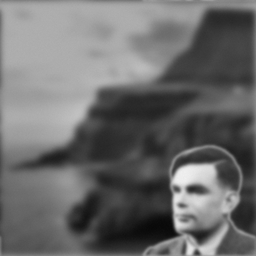
#> input picture DFB_artificial_dataset/im9_blurry.bmp, 256 x 256 px, shrunk from 512 x 512 before the run
$ python Deconvolution_3Planes.py
#> lines starting #> are read from the running program, lines starting #| are printed output that depends on the picture; after the words box and inside, x2 and y2 are one past the last pixel; in counts of white or black regions, pixels touching at a corner belong together; long printed decimals are rounded
### nt_toolbox/signal.py
import numpy as np
import pylab
import matplotlib.image as mpimg
import matplotlib.pyplot as plt
from scipy import ndimage
# signal.py: TODO: try to not make use of transform.resize
from skimage import transform

from . import general as nt

#from nt_toolbox.general import *

# [50 lines left out: functions bilinear_interpolate, cconv, div, not called in this run]

def gaussian_blur(f, sigma):

    """ gaussian_blur - gaussian blurs an image
    %
    %   M = perform_blurring(M, sigma, options);
    %
    %   M is the original data
    %   sigma is the std of the Gaussian blur (in pixels)
    %
    %   Copyright (c) 2007 Gabriel Peyre
    """
    if sigma<0:
        return;
    if sigma==0:
        return f;
    n = max(f.shape);
    t = np.concatenate( (np.arange(0,n/2+1), np.arange(-n/2,-1)) )
    [Y,X] = np.meshgrid(t,t)
    h = np.exp( -(X**2+Y**2)/(2.0*float(sigma)**2) )
    h = h/np.sum(h)
    return np.real( pylab.ifft2(pylab.fft2(f) * pylab.fft2(h)) )

# [10 lines left out: function grad, not called in this run]

def imageplot(f, str='', sbpt=[]):
    """
        Use nearest neighbor interpolation for the display.
    """
    if sbpt != []:
        plt.subplot(sbpt[0], sbpt[1], sbpt[2])
    imgplot = plt.imshow(f, interpolation='nearest')
    imgplot.set_cmap('gray')
    pylab.axis('off')
    if str != '':
        plt.title(str)

def load_image(name, n=-1, flatten=1, resc=1, grayscale=1):
    """
        Load an image from a file, rescale its dynamic to [0,1], turn it into a grayscale image
        and resize it to size n x n.
    """
#> called with name = 'DFB_artificial_dataset/im9_blurry.bmp', n = -1, flatten = 1, resc = 1, grayscale = 1
    f = plt.imread(name)
#> f is the input picture: shape (256, 256); min 8, max 240, mean 107.2
    # turn into normalized grayscale image
    if grayscale == 1:
        if (flatten==1) and np.ndim(f)>2:
            f = np.sum(f, axis=2)
    if resc==1:
        f = nt.rescale(f)
    # change the size of the image
    if n > 0:
        if np.ndim(f)==2:
            f = transform.resize(f, [n, n], 1)
        elif np.ndim(f)==3:
            f = transform.resize(f, [n, n, f.shape[2]], 1)
    return f

# [187 lines left out: functions perform_wavortho_transf, plot_wavelet, psnr, snr, subsampling, upsampling and 1 more, not called in this run]

### nt_toolbox/general.py
import numpy as np
import pylab
import matplotlib.image as mpimg
import matplotlib.pyplot as plt
from scipy import ndimage
# general.py TODO: try to not make use of transform.resize
from skimage import transform ## commented


# [51 lines left out: functions crop, circshift, circshift1d, clamp, not called in this run]

def rescale(f,a=0,b=1):
    """
        Rescale linearly the dynamic of a vector to fit within a range [a,b]
    """
#> called with a = 0, b = 1
    v = f.max() - f.min()
#> v = 232
    g = (f - f.min()).copy()
    if v > 0:
        g = g / v
    return a + g*(b-a)

# [5 lines left out: function reverse, not called in this run]

### nt_toolbox/perform_wavelet_transf.py
import numpy as np

def perform_wavelet_transf(f, Jmin, dir, filter = "9-7",separable = 0, ti = 0):

    """""
    perform_wavelet_transf - peform fast lifting transform

    y = perform_wavelet_transf(x, Jmin, dir, filter = "9-7",separable = 0, ti = 0);

    Implement 1D and 2D symmetric wavelets with symmetric boundary treatements, using
    a lifting implementation.

    filter gives the coefficients of the lifting filter.
    You can use h='linear' or h='7-9' to select automatically biorthogonal
    transform with 2 and 4 vanishing moments.

    You can set ti=1 to compute a translation invariant wavelet transform.

    You can set separable=1 to compute a separable 2D wavelet
    transform.

    Copyright (c) 2008 Gabriel Peyre
    """

    #copy f
    x = np.copy(f)

    #convert Jmin to int
    Jmin = int(Jmin)

    # detect dimensionality
    d = np.ndim(x)
    # P/U/P/U/etc the last coefficient is scaling
    if filter in ["linear","5-3"]:
        h = [1/2, 1/4, np.sqrt(2)]

    elif filter in ["9-7","7-9"]:
        h = [1.586134342, -.05298011854, -.8829110762, .4435068522, 1.149604398]

    else:
        raise ValueError('Unknown filter')

    if d == 2 and separable == 1:
        ti = 0
        if ti == 1:
            wrn.warning("Separable does not works for translation invariant transform")

        # perform a separable wavelet transform
        n = np.shape(x)[0]
        if dir == 1:
            for i in range(n):
                x[:,i] = perform_wavelet_transf(x[:,i], Jmin, dir, filter, separable, ti)
            for i in range(n):
                x[i,:] = np.transpose(perform_wavelet_transf(np.transpose(x[i,:]), Jmin, dir, filter, separable, ti))
        else:
            for i in range(n):
                x[i,:] = np.transpose(perform_wavelet_transf(np.transpose(x[i,:]), Jmin, dir, filter, separable, ti))
            for i in range(n):
                x[:,i] = perform_wavelet_transf(x[:,i], Jmin, dir, filter, separable, ti)


    # number of lifting steps
    if np.ndim(x) == 1:
        n = len(x)
    else:
        n = np.shape(x)[1]
    m = (len(h)-1)//2
    Jmax = int(np.log2(n)-1)
    jlist = range(Jmax,Jmin-1,-1)

    if dir == -1:
        jlist = range(Jmin,Jmax+1,1)

    if ti == 0:
        # subsampled
        for j in jlist:
            if d == 1:
                x[:2**(j+1),:] = lifting_step(x[:2**(j+1)], h, dir)
            else:
                x[:2**(j+1),:2**(j+1)] = lifting_step(x[:2**(j+1),:2**(j+1)], h, dir)
                x[:2**(j+1),:2**(j+1)] = np.transpose(lifting_step(np.transpose(x[:2**(j+1),:2**(j+1)]), h, dir))

    else:
        # TI
        nJ = Jmax - Jmin + 1
        if dir == 1 and d == 1:
            x = np.tile(x,(nJ + 1,1,1))
        elif dir == 1 and d == 2:
            x = np.tile(x,(3*nJ + 1,1,1))
        #elif dir == 1:
        #    x = np.tile(x,(1,1,1))
        for j in jlist:
            dist = 2**(Jmax - j)

            if d == 1:
                if dir == 1:
                    x[:(j-Jmin+2),:,:] = lifting_step_ti(x[0,:,:], h, dir, dist)
                else:
                    x[0,:,:] = lifting_step_ti(x[:(j-Jmin+2),:,:], h, dir, dist)
            else:
                dj = 3*(j-Jmin)

                if dir == 1:
                    x[[0,dj+1],:,:] = lifting_step_ti(x[0,:,:], h, dir, dist)

                    x[[0,dj+2],:,:] = lifting_step_ti(np.transpose(x[0,:,:]), h, dir, dist)
                    x[0,:,:] = np.transpose(x[0,:,:])
                    x[dj+2,:,:] = np.transpose(x[dj+2,:,:])

                    x[[1+dj,3+dj],:,:] = lifting_step_ti(np.transpose(x[dj+1,:,:]), h, dir, dist)
                    x[dj+1,:,:] = np.transpose(x[dj+1,:,:])
                    x[dj+3,:,:] = np.transpose(x[dj+3,:,:])
                else:

                    x[dj+1,:,:] = np.transpose(x[dj+1,:,:])
                    x[dj+3,:,:] = np.transpose(x[dj+3,:,:])

                    x[dj+1,:,:] = np.transpose(lifting_step_ti(x[[1+dj, 3+dj],:,:], h, dir, dist))

                    x[0,:,:] = np.transpose(x[0,:,:])
                    x[dj+2,:,:] = np.transpose(x[dj+2,:,:])
                    x[0,:,:] = np.transpose(lifting_step_ti(x[[0,dj+2],:,:], h, dir, dist))

                    x[0,:,:] = lifting_step_ti(x[[0,dj+1],:,:], h, dir, dist)

        if dir == -1:
            x = x[0,:,:]

    return x

###########################################################################
###########################################################################
###########################################################################

# [32 lines left out: function lifting_step, not called in this run]

###########################################################################
###########################################################################
###########################################################################
def lifting_step_ti(x0, h, dir, dist):

    #copy x
    x = np.copy(x0)

    # number of lifting steps
    m = (len(h) - 1)//2
    n = np.shape(x[0])[0]

    s1 = np.arange(1, n+1) + dist
    s2 = np.arange(1, n+1) - dist

    # boundary conditions
    s1[s1 > n] = 2*n - s1[s1 > n]
    s1[s1 < 1] = 2   - s1[s1 < 1]

    s2[s2 > n] = 2*n - s2[s2 > n]
    s2[s2 < 1] = 2   - s2[s2 < 1]

    #indices in python start from 0
    s1 = s1 - 1
    s2 = s2 - 1

    if dir == 1:
        # split
        d = x
        for i in range(m):
            if np.ndim(x) == 2 :
                x = np.tile(x,(1,1,1))
            d = d - h[2*i]   * (x[:,s1,:] + x[:,s2,:])
            x = x + h[2*i+1] * (d[:,s1,:] + d[:,s2,:])

        #merge
        x = np.concatenate((x*h[-1],d/h[-1]))

    else:
        # retrieve detail coefs

        d = x[1,:,:]*h[-1]
        x = x[0,:,:]/h[-1]

        for i in range(m,0,-1):
            x = x - h[2*i-1] * (d[s1,:] + d[s2,:])
            d = d + h[2*i-2] * (x[s1,:] + x[s2,:])

        # merge
        x = (x + d)/2

    return x

### Deconvolution_3Planes.py
import numpy as np
import matplotlib.pyplot as plt
import pywt
import pylab

from nt_toolbox.general import *
from nt_toolbox.signal import *
from nt_toolbox.perform_wavelet_transf import *

import cvxpy as cp
"""
    Load an image and solve the inverse problem
"""

def SSD(x,y):
    """ Sum of square differences """
    return np.sum((x-y)**2)

def L1L2(fSpars):
	#Blind Deconvolution Using a Normalized Sparsity Measure by Krishnan, Tay and Fergus
	#L1/L2
    Grad = lambda f: (np.abs(f[:,0:-1]-f[:,1:]), np.abs(f[0:-1,:]-f[1:,:]))
    G = Grad(fSpars)#gradient of the image solution along x and y
    L1 = np.sum(np.abs(G[0]))+np.sum(np.abs(G[1]))
    L2 = np.sqrt(np.sum(G[0]**2)+np.sum(G[1]**2))

    return L1/L2

def BlurredLaplacian(f,r):
    k = np.zeros(f.shape)
    k[0,0] = -4; k[0,-1] = 1; k[-1,0] = 1; k[0,1] = 1; k[1,0] = 1;
    k = gaussian_blur(k,r)
    return np.real( pylab.ifft2(pylab.fft2(f) * pylab.fft2(k)) )

# [16 lines left out: functions correlation_transform, whiteness, not called in this run]

def deconvolution(f0, kernel, scale, options, lmbd=0.01):

    if scale==0:
        return f0

    # define wavelet transform and inverse wavelet transform functions
    PsiS = lambda f: perform_wavelet_transf(f,3, +1, ti=1)
    Psi  = lambda a:  perform_wavelet_transf(a,3, -1,ti=1)

    #define the soft threshold function applied in the wavelet domain for the optimization
    SoftThresh = lambda x,T: np.multiply(x,np.maximum(0, 1-np.divide(T,np.maximum(np.abs(x),1e-10))))
    SoftThreshPsi = lambda f,T: Psi(SoftThresh(PsiS(f), T))

    #the linear blur operation
    Phi = lambda x: kernel(x, scale)

    #optimization
    #lmbd = 0.01
    tau = 1.5
    niter = 50
    a = PsiS(f0)
    for iter in range(niter):
        #if(options['verbose']): print(cost(f0, Psi(a), Phi))

        #gradient step
        a = np.add(a, tau*PsiS(Phi(f0-Phi(Psi(a)))))
        #soft-threshold step
        a = SoftThresh(a, lmbd*tau )

    return Psi(a)

def deconvolution_3Planes(f0, kernel, C, scales, options, lmbd=0.01):
    fs0 = deconvolution(f0, kernel, scales[0], options, lmbd)
    fs1 = deconvolution(f0, kernel, scales[1], options, lmbd)
    fs2 = deconvolution(f0, kernel, scales[2], options, lmbd)

    fs = np.zeros(f0.shape)
    fs[C==0] = fs0[C==0]
    fs[C==1] = fs0[C==1]
    fs[C==2] = fs0[C==2]

    return fs

# [111 lines left out: functions deconvolution_3PlanesDecoupled, deconvolution_3PlanesFull, deconvolution_adaptativeLambda, not called in this run]

def deconvolution_unknown_scale(f0, kernel, options):
    scales = np.array([0,1,4])

    J = np.zeros(scales.shape)

    '''
    #first version
    for i, scale in enumerate(scales):
        #test ith scale
        fSpars = deconvolution(f, kernel, scale, options)
        J[i] = L1L2(fSpars)


        if(options['verbose']): print('Cost for scale %f : %f' % (scale, J[i]))

    #show J results
    if(options['verbose']):
        plt.figure()
        plt.plot(scales,J,'o')
        plt.title('$L_1/L_2$ cost')
        plt.xlabel('$\sigma$')
        plt.ylabel('$L_1/L_2( I(\sigma) )$')
        plt.show()
    '''

    for i,scale in enumerate(scales):
        fL = BlurredLaplacian(f0, scale)
        '''if np.abs(scale-1.012)<0.01 or np.abs(scale-2.8)<0.1:
            imageplot(fL)
            plt.show()'''
        J[i] = L1L2(fL)
#> this loop made 3 passes
#> (L1 in L1L2, L2 in L1L2) on passes 1 to 3: (2755.4, 9.76), (619.6, 2.93), (47.06, 0.253)
#> pass 1, in deconvolution_unknown_scale, `fL = BlurredLaplacian(f0, scale)`:
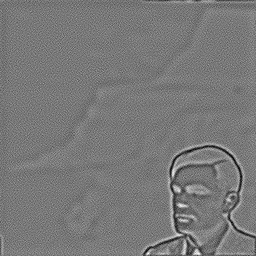
#> fL: shape (256, 256) float64; min -0.164, max 0.181, mean 2.71e-20; drawn with min black and max white
#> after the loop, J = [282.4, 211.3, 186.4]

    #optimal scale
    scale = scales[np.argmin(J)]
#> scale = 4
    if(options['verbose']): print('Optimal scale : %f' % scale)
#| Optimal scale : 4.000

    #fSpars = deconvolution(f, kernel, scale, options)

    return 0,scale

# [8 lines left out: function circular_blur, not called in this run]


f0 = load_image("DFB_artificial_dataset/im9_blurry.bmp")

options = {}
options['verbose'] = True

_,S = deconvolution_unknown_scale(f0, gaussian_blur, options)
#> S = 4
print(S)
#| 4

rSize = 40

fM = np.mean(f0)
#> fM = 0.428
f0_ = np.vstack((fM*np.ones((rSize,f0.shape[1])), f0, fM*np.ones((rSize,f0.shape[1]))))
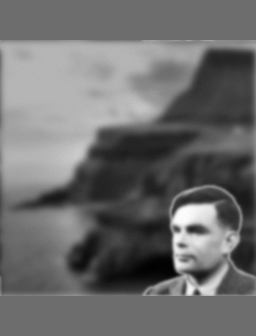
#> f0_: shape (336, 256) float64; min 0, max 1, mean 0.428
f0_ = np.hstack((fM*np.ones((f0.shape[0]+2*rSize,rSize)), f0_, fM*np.ones((f0.shape[0]+2*rSize,rSize))))
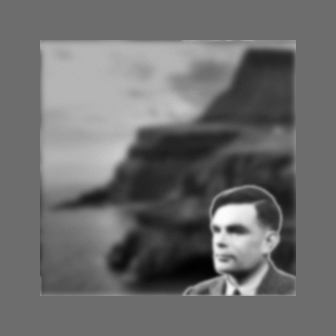
#> f0_: shape (336, 336) float64; min 0, max 1, mean 0.428
#imageplot(f0_)
#plt.show()

D = 16
S = np.zeros((int(f0.shape[0]/D)+1,int(f0.shape[1]/D)+1,3))
scales = np.array([1,3,7])
for i in range(S.shape[0]):#range(rSize, f0.shape[0]-rSize,16):
    print(i)
    for j in range(S.shape[1]):#range(rSize, f0.shape[1]-rSize,16):
        A = rSize+i*D
        B = rSize+j*D
        fi = f0_[A-rSize:A+rSize, B-rSize:B+rSize]
        for k,scale in enumerate(scales):
            S[i,j,k] = L1L2(BlurredLaplacian(fi, scale))
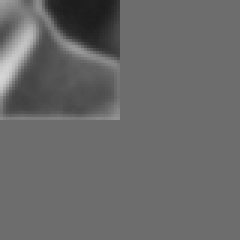
#> fi: shape (80, 80) float64 (shown 3 times larger); min 0.112, max 0.832, mean 0.413

print(S.shape)
#| (17, 17, 3)
#S = S[rSize:-rSize,rSize:-rSize,:]
#print(S.shape)
#S = S[list(range(0,512,16)),list(range(0,512,16)),:]
'''
imageplot(S[:,:,0])
plt.show()
imageplot(S[:,:,1])
plt.show()
imageplot(S[:,:,2])
plt.show()
'''

S_ = S
S = np.zeros((f0.shape[0],f0.shape[1],3))
for i in range(f0.shape[0]):
    for j in range(f0.shape[1]):
        #print(str(i)+" "+str(j))
        #print(str(int(np.floor(i/D)))+" "+str(int(np.floor(j/D))))
        S[i,j,:] = S_[int(np.floor(i/D)),int(np.floor(j/D)),:]
        '''+S_[int(np.floor(i/D)),int(np.ceil(j/D)),:]
            +S_[int(np.ceil(i/D)),int(np.floor(j/D)),:]
            +S_[int(np.ceil(i/D)),int(np.ceil(j/D)),:])/4 '''
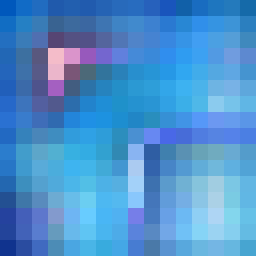
#> S: shape (256, 256, 3) float64; mean of channels 0, 1, 2 46, 62, 76.5; drawn with min black and max white

#simple placement point-wise minimum
C = np.zeros(S[:,:,0].shape)
for i in range(S.shape[0]):
    for j in range(S.shape[1]):
        C[i,j] = np.argmin(S[i,j,:])
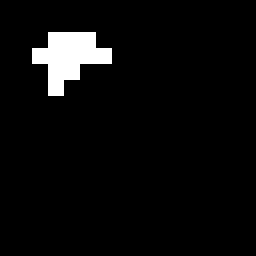
#> C: shape (256, 256) float64; values 0 (black) and 1 (white), 4.3% white; 1 white region, box (x1, y1, x2, y2) and area: (32, 32, 112, 96) 2816


fb0 = np.zeros(f0.shape); fb0[C==0] = f0[C==0]
fb1 = np.zeros(f0.shape); fb1[C==1] = f0[C==1]
fb2 = np.zeros(f0.shape); fb2[C==2] = f0[C==2]
#> after `fb2[C == 2] = f0[C == 2]`: fb2: shape (256, 256) float64; every value is 0
imageplot(fb0)
plt.show()
imageplot(fb1)
plt.show()
imageplot(fb2)
plt.show()


fSpars = deconvolution_3Planes(f0, gaussian_blur, C, scales, options)
#> call 3 of deconvolution, with scale = 7, lmbd = 0.01
#> in deconvolution (call 3), `return Psi(a)`:
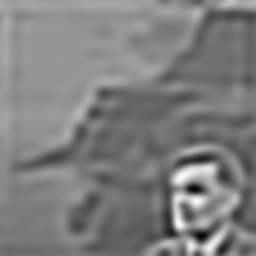
#> returned value: shape (256, 256) float64; min -1.12, max 2, mean 0.427; drawn with min black and max white

#show blurred image
plt.figure(figsize=(9,5))
plt.subplot(121)
imageplot(f0, 'Image')

#show result
plt.subplot(122)
imageplot(fSpars, 'Image Deconvoluted')
plt.show()

'''
#integer programming problem assignement
x0 = cp.Variable(S[:,:,0].shape,'x0',boolean=True)
x1 = cp.Variable(S[:,:,1].shape,boolean=True)
x2 = cp.Variable(S[:,:,2].shape,boolean=True)

constraints = [x0+x1+x2<=1]

problem = cp.Problem( cp.Minimize(cp.sum(x0*S[:,:,0])+cp.sum(x1*S[:,:,1])+cp.sum(x2*S[:,:,2])), constraints)
#sol = problem.solve()

cp.glpk.ilp()
print(problem.solve(solver='GLPK_MI')['x0'])
'''

'''
NSample = 1000
S = np.zeros(NSample)
RSize = 150
for i in range(NSample):
    A = np.random.randint(0,f0.shape[0]-RSize)
    B = np.random.randint(0,f0.shape[1]-RSize)
    fi = f0[A:A+RSize,B:B+RSize]
    #imageplot(fi)
    #plt.show()
    _,S[i] = deconvolution_unknown_scale(fi, gaussian_blur, options)

plt.hist(S)
plt.show()
print(np.sort(S)[int(9.*S.shape[0]/10.)])
'''


'''
fSpars = deconvolution_unknown_scale(f0, gaussian_blur, options)

#scale = 4
#fSpars = deconvolution_adaptativeLambda(f0, gaussian_blur, scale, options)

if False:
    radius = 6
    ftrue = load_image("DFB_artificial_dataset/im2_original.bmp")
    fSpars2 = deconvolution(f0, circular_blur, radius, options)
    blindSSD = SSD(fSpars,ftrue)
    nonBlindSSD = SSD(fSpars2,ftrue)
    errorRatio = nonBlindSSD/blindSSD
    print("Error ratio : " + str(errorRatio))


#show blurred image
plt.figure(figsize=(9,5))
plt.subplot(121)
imageplot(f0, 'Image')

#show result
plt.subplot(122)
imageplot(fSpars, 'Image Deconvoluted')
plt.show()
'''
